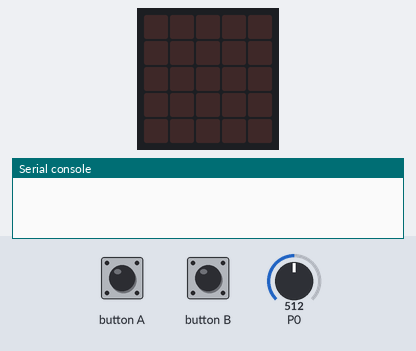
This program was run on a simulated BBC micro:bit (MakeCode). Shown: the board's 5×5 LED display, the last lines printed to the serial console. Inputs (shaded band) come from the test bench; at power-on: P0 = 512 (analog values on the 0–1023 scale). No radio messages arrive unless stated (any console line starting 'radio sent:' is added by the test bench).

Above: at 1.2 s.
1.3 s: button A pressed for 0.15 s
At 2.0 s:
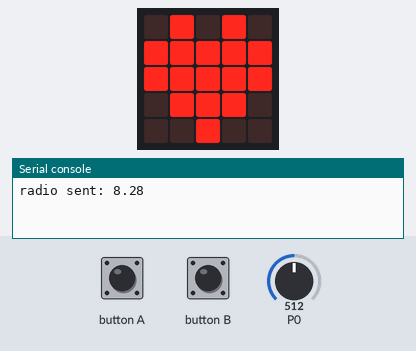
4.4 s: P0 set to 716
7.4 s: button B pressed for 0.15 s
10.4 s: P0 set to 900
13.4 s: button B pressed for 0.15 s
Timing chart, 0 to 16.4 s (numbered marks = the images above; inputs shaded):
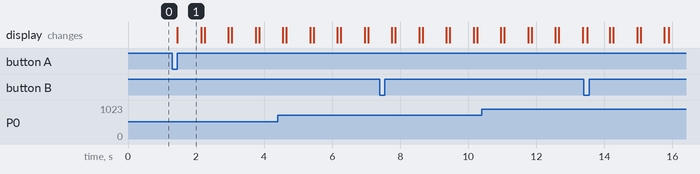

Measured:
- after the input at 1.3 s, the display: changes after 0.15 s (image 1)
- what the display in image 1 shows lasts 0.7 s, from 1.5 s to 2.2 s

The program:

main.ts
```typescript
input.onButtonPressed(Button.A, function () {
    for (let index = 0; index < 100000; index++) {
        k = 1024 / 3
        I = pins.analogReadPin(AnalogReadWritePin.P0) / k * 5 + 0.78
        radio.sendNumber(I)
        basic.showIcon(IconNames.Heart)
        basic.pause(100)
        basic.clearScreen()
        basic.pause(100)
    }
})
input.onButtonPressed(Button.B, function () {
    I = 11
    for (let index = 0; index < 48; index++) {
        radio.sendNumber(I)
        I += 0.05
        basic.pause(50)
    }
})
let I = 0
let k = 0
radio.setGroup(100)
```

test.ts
```typescript
// testene settes inn her; disse vil ikke kompilert så lenge denne pakken blir brukt som en utvidelse.
```
